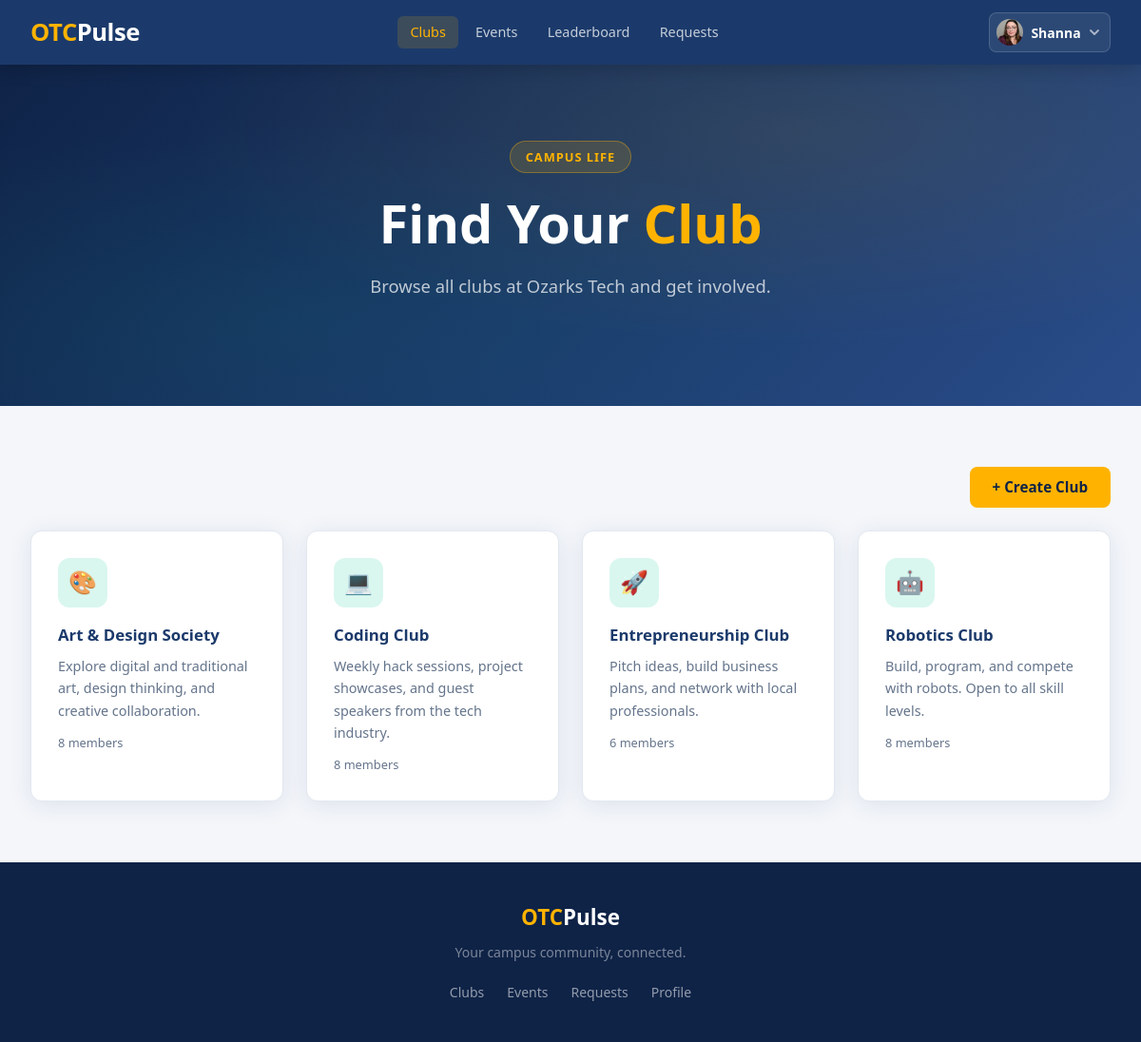
The app's page /clubs/ (signed in), older data.
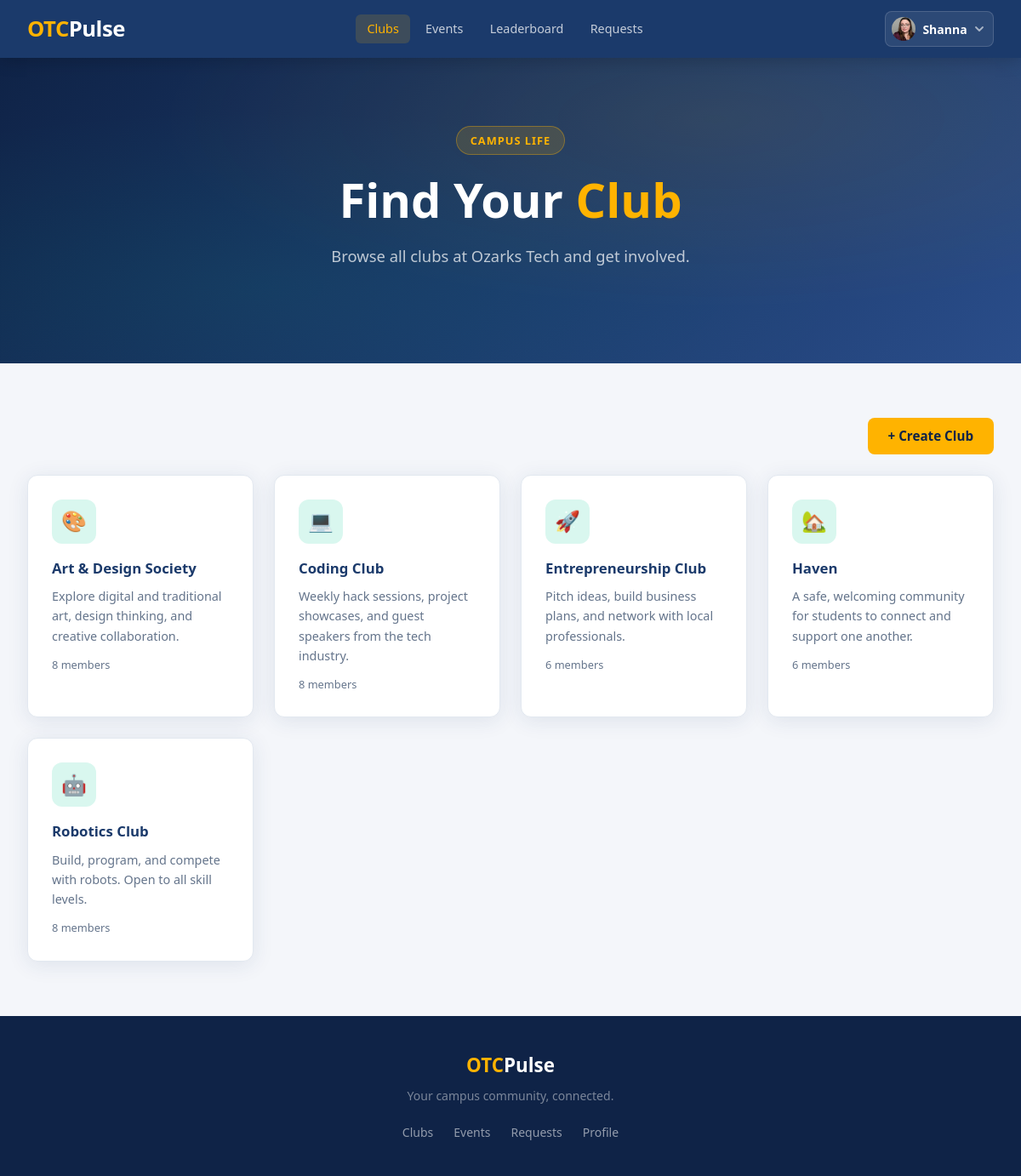
The same page, newer data.
### clubhouse/models.py (models this page shows, shortened)
class Club(models.Model):
    name = models.CharField(max_length=50)
    advisors = models.ManyToManyField(
        Profile,
        related_name='faculty_advisor',
        blank=True,
    )
    officers = models.ManyToManyField(
        Profile,
        related_name='club_officer',
        blank=True,
    )
    description = models.TextField()
    members = models.ManyToManyField(
        Profile,
        related_name ='club_member',
        blank=True,
    )
    slug = models.SlugField(max_length=60, unique=True, blank=True)
    emoji = models.CharField(max_length=10, blank=True, default='🏛️')
    image = models.ImageField(upload_to='club_images/', null=True, blank=True)
    officer_applicants = models.ManyToManyField(
        Profile,
        related_name='officer_applications',
        blank=True,
    )
    approved = models.BooleanField(default=False)
    denied = models.BooleanField(default=False)
    pending_advisor_name = models.CharField(max_length=100, blank=True, default='')
    pending_advisor_email = models.EmailField(blank=True, default='')

### clubhouse/views.py (the view)
# urls.py: path('', views.club_list, name='club_list'),
@login_required
def club_list(request):
    profile = request.user.profile
    is_admin = profile.role == profile.Role.ADMIN
    if is_admin:
        all_clubs = Club.objects.all().order_by('approved', 'denied', 'name')
    else:
        all_clubs = Club.objects.filter(approved=True, denied=False)
    paginator = Paginator(all_clubs, 6)
    page_number = request.GET.get('page', 1)
    try:
        clubs = paginator.page(page_number)
    except EmptyPage:
        clubs = paginator.page(paginator.num_pages)
    except PageNotAnInteger:
        clubs = paginator.page(1)
    return render(request, 'clubhouse/club_list.html', {
        'clubs': clubs,
        'is_admin': is_admin,
        'section': 'clubhouse',
    })

### clubhouse/templates/clubhouse/club_list.html (shortened to what this page needs)
{% extends 'base.html' %}
{% block content %}
<section class="hero hero-short">
    <div class="hero-inner">
        <span class="hero-badge">Campus Life</span>
        <h1>Find Your <span class="highlight">Club</span></h1>
        <p>Browse all clubs at Ozarks Tech and get involved.</p>
    </div>
</section>
<section class="section">
    <div class="section-inner">
        <div class="flex-end-bar">
            <a href="{% url 'clubhouse:club_create' %}" class="btn btn-primary">+ Create Club</a>
        </div>
        {% if clubs %}
            <div class="card-grid">
                {% for club in clubs %}
                    <a href="{% url 'clubhouse:club_detail' club.slug %}" class="card card-link" style="position: relative;">
                        {% if club.image %}
                            <img class="club-icon-img" src="{{ club.image.url }}" alt="{{ club.name }}">
                        {% else %}
                            <div class="card-icon icon-teal">{{ club.emoji|default:'🏛️' }}</div>
                        {% endif %}
                        <h3>{{ club.name }}</h3>
                        <p>{{ club.description|truncatewords:20 }}</p>
                        <div class="club-meta">
                            <span>{{ club.members.count }} member{{ club.members.count|pluralize }}</span>
                        </div>
                    </a>
                {% endfor %}
            </div>
        {% else %}
            <div class="empty-state">
                <div class="auth-success-icon">🏛️</div>
                <h3>No clubs yet</h3>
                <p>Check back soon — clubs are being added.</p>
            </div>
        {% endif %}
    </div>
</section>
{% endblock %}

Row changes from the older to the newer data that the page shows:
added Club: emoji "🏡", name "Haven", description "A safe, welcoming community for students to connect and support one another.", members.count "6"
